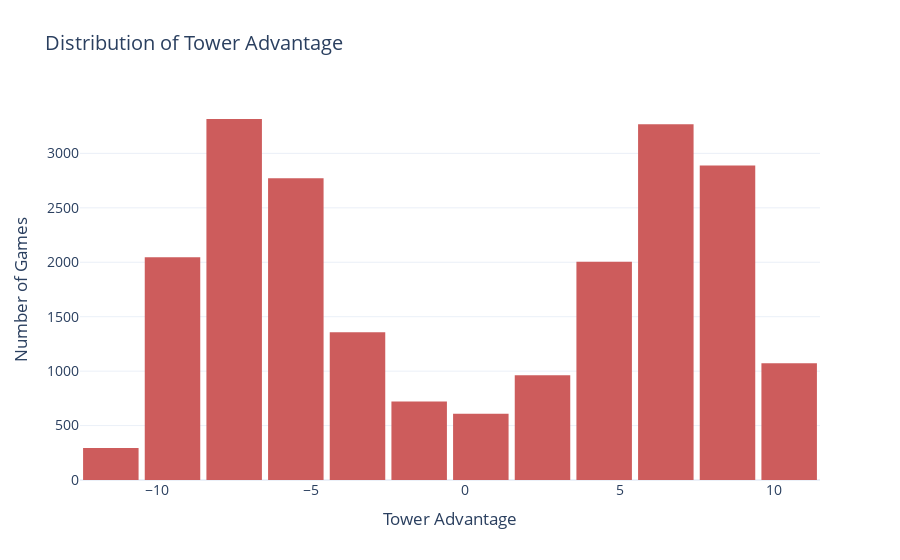

Notebook source saved alongside this figure:
### Code cell
fig = px.histogram(
    team_df,
    x='tower_advantage',
    nbins=15,  
    title='Distribution of Tower Advantage',
    labels={'tower_advantage': 'Tower Advantage (Team - Opponent)'},
    color_discrete_sequence=['indianred'] 
)

fig.update_layout(
    bargap=0.1, 
    template='plotly_white',  
    xaxis_title='Tower Advantage',
    yaxis_title='Number of Games',
    font=dict(size=14)
)

fig.show()

### Figure 1 — Plotly figure (JSON) as saved in the notebook; plotly's stock layout.template omitted (floating-point values rounded to 4 significant figures; data arrays with more than 128 entries replaced by an {"elided": "..."} marker saying what was removed)
{"data": [{"alignmentgroup": "True", "bingroup": "x", "hovertemplate": "Tower Advantage (Team - Opponent)=%{x}<br>count=%{y}<extra></extra>", "legendgroup": "", "marker": {"color": "indianred", "pattern": {"shape": ""}}, "name": "", "nbinsx": 15, "offsetgroup": "", "orientation": "v", "showlegend": false, "type": "histogram", "x": {"elided": "21312 int values"}, "xaxis": "x", "yaxis": "y"}], "layout": {"bargap": 0.1, "barmode": "relative", "font": {"size": 14}, "legend": {"tracegroupgap": 0}, "title": {"text": "Distribution of Tower Advantage"}, "xaxis": {"anchor": "y", "domain": [0, 1], "title": {"text": "Tower Advantage"}}, "yaxis": {"anchor": "x", "domain": [0, 1], "title": {"text": "Number of Games"}}}}
